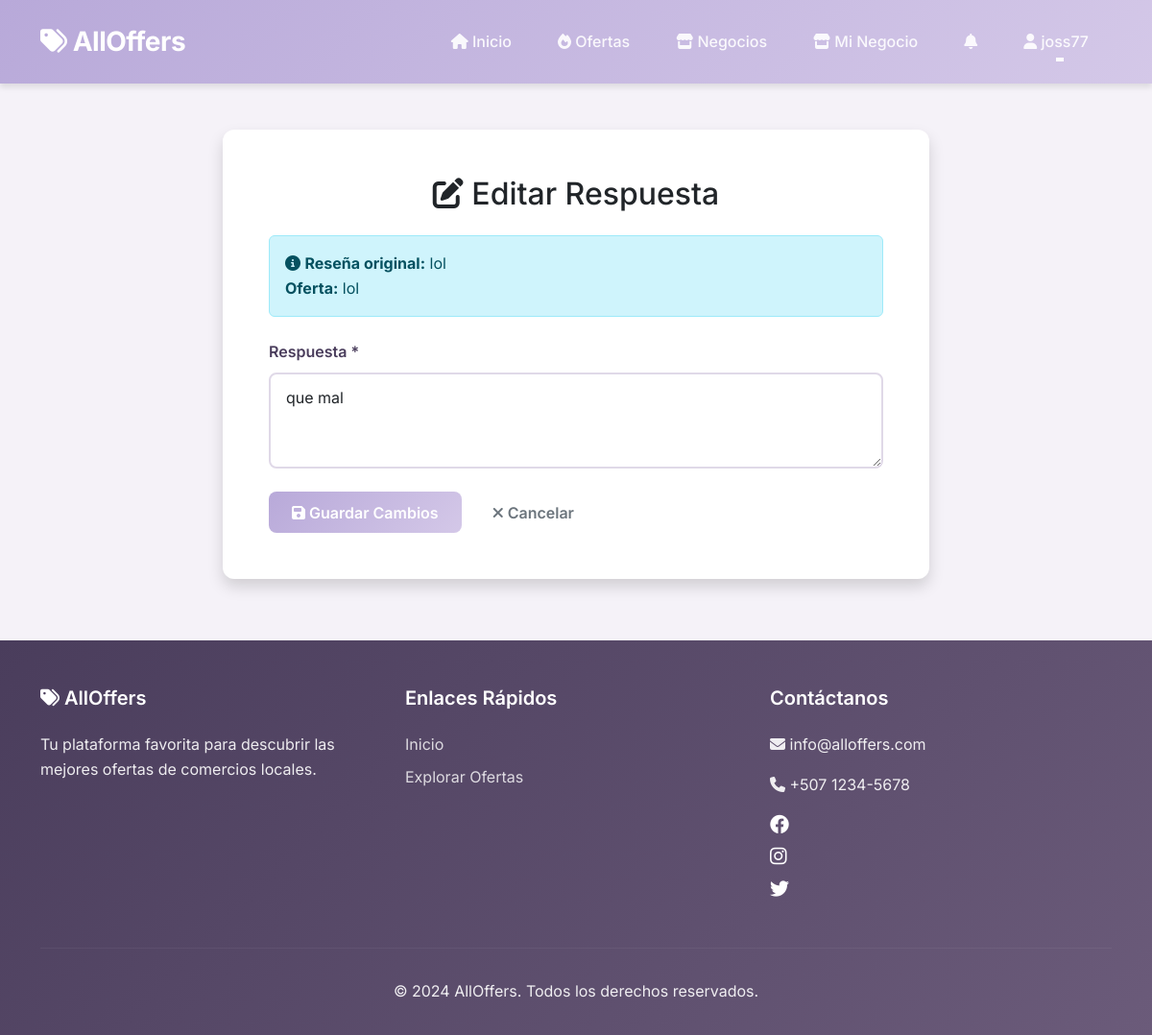
Screenshot of /replies/2/edit/ (signed in) with the database file from the repository.
### core/models.py (models this page shows, shortened)
class User(AbstractUser):
    ROLE_CHOICES = [
        ('admin', 'Administrador'),
        ('business', 'Empresa'),
        ('user', 'Usuario Final'),
    ]
    role = models.CharField(max_length=10, choices=ROLE_CHOICES, default='user')
    profile_image = models.ImageField(upload_to='profiles/', null=True, blank=True)
    latitude = models.FloatField(null=True, blank=True)
    longitude = models.FloatField(null=True, blank=True)
    location_name = models.CharField(max_length=255, blank=True)
    phone = models.CharField(max_length=20, blank=True)
    notifications_enabled = models.BooleanField(default=True)
    business_name = models.CharField(max_length=200, blank=True)
    business_description = models.TextField(blank=True)
    business_verified = models.BooleanField(default=False)
    business_vetted = models.BooleanField(default=False)
    veto_reason = models.TextField(blank=True)
    following_businesses = models.ManyToManyField(
        'self',
        symmetrical=False,
        related_name='followers',
        blank=True
    )
    following_categories = models.ManyToManyField(
        'Category',
        related_name='followers',
        blank=True
    )
    @property
    def is_admin(self):
        return self.role == 'admin' or self.is_superuser
    @property
    def is_business(self):
        return self.role == 'business'

class ReviewReply(models.Model):
    review = models.ForeignKey(Review, on_delete=models.CASCADE, related_name='replies')
    user = models.ForeignKey(User, on_delete=models.CASCADE, related_name='review_replies')
    comment = models.TextField()
    created_at = models.DateTimeField(auto_now_add=True)
    updated_at = models.DateTimeField(auto_now=True)
    likes = models.ManyToManyField(
        User,
        related_name='liked_replies',
        blank=True,
        symmetrical=False
    )
    dislikes = models.ManyToManyField(
        User,
        related_name='disliked_replies',
        blank=True,
        symmetrical=False
    )
    class Meta:
        ordering = ['created_at']
        verbose_name_plural = 'Review Replies'

class Review(models.Model):
    offer = models.ForeignKey(Offer, on_delete=models.CASCADE, related_name='reviews')
    user = models.ForeignKey(User, on_delete=models.CASCADE, related_name='reviews')
    rating = models.PositiveIntegerField(
        validators=[MinValueValidator(1), MaxValueValidator(5)]
    )
    comment = models.TextField()
    created_at = models.DateTimeField(auto_now_add=True)
    updated_at = models.DateTimeField(auto_now=True)
    likes = models.ManyToManyField(
        User,
        related_name='liked_reviews',
        blank=True,
        symmetrical=False
    )
    dislikes = models.ManyToManyField(
        User,
        related_name='disliked_reviews',
        blank=True,
        symmetrical=False
    )
    helpful_votes = models.ManyToManyField(
        User,
        related_name='helpful_reviews',
        blank=True
    )
    class Meta:
        ordering = ['-created_at']
        unique_together = ['offer', 'user']

class Offer(models.Model):
    business = models.ForeignKey(User, on_delete=models.CASCADE, related_name='offers')
    category = models.ForeignKey(Category, on_delete=models.PROTECT, related_name='offers')
    title = models.CharField(max_length=200)
    description = models.TextField()
    image = models.ImageField(upload_to='offers/', null=True, blank=True)
    original_price = models.DecimalField(
        max_digits=10,
        decimal_places=2,
        null=True,
        blank=True,
        validators=[MinValueValidator(Decimal('0.01'))],
        help_text="Precio unitario original. Opcional para ofertas tipo 'buy_x_for_price' (aplica a todo el menú)"
    )
    discount_type = models.CharField(
        max_length=20,
        choices=[
            ('percentage', 'Porcentaje'),
            ('fixed', 'Cantidad Fija'),
            ('buy_x_get_y', 'Compra X Lleva Y (ej: 2x1)'),
            ('buy_x_for_price', 'Compra X por Precio (ej: 2x20$)'),
        ],
        default='percentage'
    )
    discount_value = models.DecimalField(
        max_digits=10,
        decimal_places=2,
        null=True,
        blank=True,
        validators=[MinValueValidator(Decimal('0.01'))],
        help_text="Solo para tipos 'percentage' y 'fixed'"
    )
    quantity_x = models.PositiveIntegerField(
        default=1,
        help_text="Cantidad X (ej: para 2x1, X=2). Solo para tipos 'buy_x_get_y' y 'buy_x_for_price'"
    )
    quantity_y = models.PositiveIntegerField(
        default=1,
        null=True,
        blank=True,
        help_text="Cantidad Y (ej: para 2x1, Y=1). Solo para tipo 'buy_x_get_y'"
    )
    bundle_price = models.DecimalField(
        max_digits=10,
        decimal_places=2,
        null=True,
        blank=True,
        validators=[MinValueValidator(Decimal('0.01'))],
        help_text="Precio del paquete (ej: para 2x20$, precio=20). Solo para tipo 'buy_x_for_price'"
    )
    created_at = models.DateTimeField(auto_now_add=True)
    updated_at = models.DateTimeField(auto_now=True)
    expires_at = models.DateTimeField()
    views = models.PositiveIntegerField(default=0)
    likes = models.ManyToManyField(User, related_name='liked_offers', blank=True)
    is_active = models.BooleanField(default=True)
    class Meta:
        ordering = ['-created_at']

### core/views.py (the view)
# urls.py: path('replies/<int:pk>/edit/', views.edit_reply, name='edit_reply'),
@login_required
def edit_reply(request, pk):
    reply = get_object_or_404(ReviewReply, pk=pk)
    if reply.user != request.user:
        messages.error(request, 'No tienes permisos para editar esta respuesta.')
        return redirect('offer_detail', pk=reply.review.offer.id)
    if request.method == 'POST':
        form = ReviewReplyForm(request.POST, instance=reply)
        if form.is_valid():
            form.save()
            messages.success(request, 'Respuesta actualizada exitosamente.')
            return redirect('offer_detail', pk=reply.review.offer.id)
    else:
        form = ReviewReplyForm(instance=reply)
    return render(request, 'replies/edit.html', {'form': form, 'reply': reply})

### core/forms.py
class ReviewReplyForm(forms.ModelForm):
    class Meta:
        model = ReviewReply
        fields = ['comment']
        widgets = {
            'comment': forms.Textarea(attrs={
                'class': 'form-control',
                'rows': 3,
                'placeholder': 'Escribe tu respuesta...'
            }),
        }

### core/context_processors.py (called while the page is built)
def google_maps_api_key(request):
    return {
        'GOOGLE_MAPS_API_KEY': getattr(settings, 'GOOGLE_MAPS_API_KEY', '')
    }

### core/templates/replies/edit.html (shortened to what this page needs)
{% extends 'base.html' %}
{% load static %}
{% block content %}
<div class="container my-5">
    <div class="row justify-content-center">
        <div class="col-md-8">
            <div class="card shadow">
                <div class="card-body p-5">
                    <h2 class="text-center mb-4">
                        <i class="fas fa-edit"></i> Editar Respuesta
                    </h2>
                    <div class="alert alert-info mb-4">
                        <i class="fas fa-info-circle"></i>
                        <strong>Reseña original:</strong> {{ reply.review.comment|truncatewords:20 }}
                        <br>
                        <strong>Oferta:</strong> {{ reply.review.offer.title }}
                    </div>
                    <form method="post">
                        <div class="mb-4">
                            <label for="{{ form.comment.id_for_label }}" class="form-label">Respuesta *</label>
                            {{ form.comment }}
                        </div>
                        <div class="d-flex gap-2">
                            <button type="submit" class="btn btn-primary">
                                <i class="fas fa-save"></i> Guardar Cambios
                            </button>
                            <a href="{% url 'offer_detail' reply.review.offer.id %}" class="btn btn-outline-secondary">
                                <i class="fas fa-times"></i> Cancelar
                            </a>
                        </div>
                    </form>
                </div>
            </div>
        </div>
    </div>
</div>
{% endblock %}

### core/templates/base.html (shortened to what this page needs)
{% load static %}
<!DOCTYPE html>
<html lang="es">
<head>
    <link href="https://cdn.jsdelivr.net/npm/bootstrap@5.3.0/dist/css/bootstrap.min.css" rel="stylesheet">
    <link rel="stylesheet" href="https://cdnjs.cloudflare.com/ajax/libs/font-awesome/6.4.0/css/all.min.css">
    <link rel="stylesheet" href="{% static 'css/main.css' %}">
    <link rel="stylesheet" href="{% static 'css/dashboard.css' %}">
    <link rel="stylesheet" href="{% static 'css/sidebar.css' %}">
</head>
<body>
    <nav class="navbar navbar-expand-lg sticky-top">
        <div class="container">
            <a class="navbar-brand" href="{% url 'home' %}">
                <i class="fas fa-tags"></i> AllOffers
            </a>
            <div class="collapse navbar-collapse" id="navbarNav">
                <ul class="navbar-nav ms-auto">
                    <li class="nav-item">
                        <a class="nav-link" href="{% url 'home' %}">
                            <i class="fas fa-home"></i> Inicio
                        </a>
                    </li>
                    <li class="nav-item">
                        <a class="nav-link" href="{% url 'offers_list' %}">
                            <i class="fas fa-fire"></i> Ofertas
                        </a>
                    </li>
                    <li class="nav-item">
                        <a class="nav-link" href="{% url 'businesses_list' %}">
                            <i class="fas fa-store"></i> Negocios
                        </a>
                    </li>
                    {% if user.is_authenticated %}
                        {% if user.is_admin %}
                            <li class="nav-item">
                                <a class="nav-link" href="{% url 'admin_dashboard' %}">
                                    <i class="fas fa-chart-line"></i> Dashboard
                                </a>
                            </li>
                        {% elif user.is_business %}
                            <li class="nav-item">
                                <a class="nav-link" href="{% url 'business_dashboard' %}">
                                    <i class="fas fa-store"></i> Mi Negocio
                                </a>
                            </li>
                        {% endif %}
                        <li class="nav-item">
                            <a class="nav-link position-relative" href="{% url 'user_notifications' %}">
                                <i class="fas fa-bell"></i>
                            </a>
                        </li>
                        <li class="nav-item dropdown">
                            <a class="nav-link dropdown-toggle" href="#" id="userDropdown" role="button" data-bs-toggle="dropdown">
                                <i class="fas fa-user"></i> {{ user.username }}
                            </a>
                        </li>
                    {% endif %}
                </ul>
            </div>
        </div>
    </nav>
    {% block content %}{% endblock %}
    <footer class="footer">
        <div class="container">
            <div class="row">
                <div class="col-md-4 mb-4">
                    <h5><i class="fas fa-tags"></i> AllOffers</h5>
                    <p>Tu plataforma favorita para descubrir las mejores ofertas de comercios locales.</p>
                </div>
                <div class="col-md-4 mb-4">
                    <h5>Enlaces Rápidos</h5>
                    <a href="{% url 'home' %}">Inicio</a>
                    <a href="{% url 'offers_list' %}">Explorar Ofertas</a>
                </div>
                <div class="col-md-4 mb-4">
                    <h5>Contáctanos</h5>
                    <p><i class="fas fa-envelope"></i> info@alloffers.com</p>
                    <p><i class="fas fa-phone"></i> +507 1234-5678</p>
                    <div class="mt-3">
                        <a href="#" class="text-white me-3"><i class="fab fa-facebook fa-lg"></i></a>
                        <a href="#" class="text-white me-3"><i class="fab fa-instagram fa-lg"></i></a>
                        <a href="#" class="text-white"><i class="fab fa-twitter fa-lg"></i></a>
                    </div>
                </div>
            </div>
            <hr style="border-color: rgba(255,255,255,0.2);">
            <div class="text-center py-3">
                <p class="mb-0">&copy; 2024 AllOffers. Todos los derechos reservados.</p>
            </div>
        </div>
    </footer>
</body>
</html>

### core/static/css/main.css (style rules this page uses)
:root { --primary-color: #B8A9D9; --primary-light: #D4C8E8; --primary-dark: #9B8AB8; --secondary-color: #C8B8D9; --accent-color: #E6D9F0; --success-color: #B8D9C8; --warning-color: #E8D4B8; --danger-color: #E8B8C8; --info-color: #C8D4E8; --text-dark: #4A3D5C; --text-medium: #6B5B7A; --text-light: #9B8AB8; --bg-light: #F5F2F8; --bg-white: #FFFFFF; --border-color: #E0D9E8; --shadow-sm: 0 2px 4px rgba(0,0,0,0.08); --shadow-md: 0 4px 6px rgba(0,0,0,0.1); --shadow-lg: 0 10px 15px rgba(0,0,0,0.12); --radius-sm: 8px; --radius-md: 12px; --radius-lg: 16px; --transition: all 0.3s ease; }
* { margin: 0; padding: 0; box-sizing: border-box; }
body { font-family: 'Inter', 'Segoe UI', Tahoma, Geneva, Verdana, sans-serif; background-color: var(--bg-light); color: var(--text-dark); line-height: 1.6; overflow-x: hidden; }
a { color: var(--primary-color); text-decoration: none; transition: var(--transition); }
.navbar { background: linear-gradient(135deg, var(--primary-color) 0%, var(--primary-light) 100%); box-shadow: var(--shadow-md); padding: 1rem 0; }
.navbar-brand { font-size: 1.75rem; font-weight: 700; color: var(--bg-white) !important; letter-spacing: -0.5px; }
.navbar-nav .nav-link { color: rgba(255,255,255,0.9) !important; margin: 0 0.5rem; font-weight: 500; position: relative; transition: var(--transition); }
.navbar-nav .nav-link::after { content: ''; position: absolute; bottom: 0; left: 50%; width: 0; height: 2px; background: var(--bg-white); transition: var(--transition); transform: translateX(-50%); }
.card { border: none; border-radius: var(--radius-md); box-shadow: var(--shadow-sm); transition: var(--transition); overflow: hidden; background: var(--bg-white); }
.btn { border-radius: var(--radius-sm); padding: 0.6rem 1.5rem; font-weight: 600; transition: var(--transition); border: none; }
.btn-primary { background: linear-gradient(135deg, var(--primary-color) 0%, var(--primary-light) 100%); color: white; }
.form-control, .form-select { border: 2px solid var(--border-color); border-radius: var(--radius-sm); padding: 0.75rem 1rem; transition: var(--transition); }
.form-label { font-weight: 600; color: var(--text-dark); margin-bottom: 0.5rem; }
.footer { background: linear-gradient(135deg, var(--text-dark) 0%, var(--text-medium) 100%); color: rgba(255,255,255,0.9); padding: 3rem 0 1rem; margin-top: 4rem; }
.footer h5 { color: var(--bg-white); font-weight: 600; margin-bottom: 1.5rem; }
.footer a { color: rgba(255,255,255,0.8); display: block; margin-bottom: 0.5rem; }
.fade-in-up { animation: fadeInUp 0.6s ease-out; }

### core/static/css/sidebar.css (style rules this page uses)
.nav-item { margin: 0.25rem 0.5rem; }

### rows the page displays
User: username "joss77"
ReviewReply: review.comment "lol", review.offer "lol", comment "que mal"
